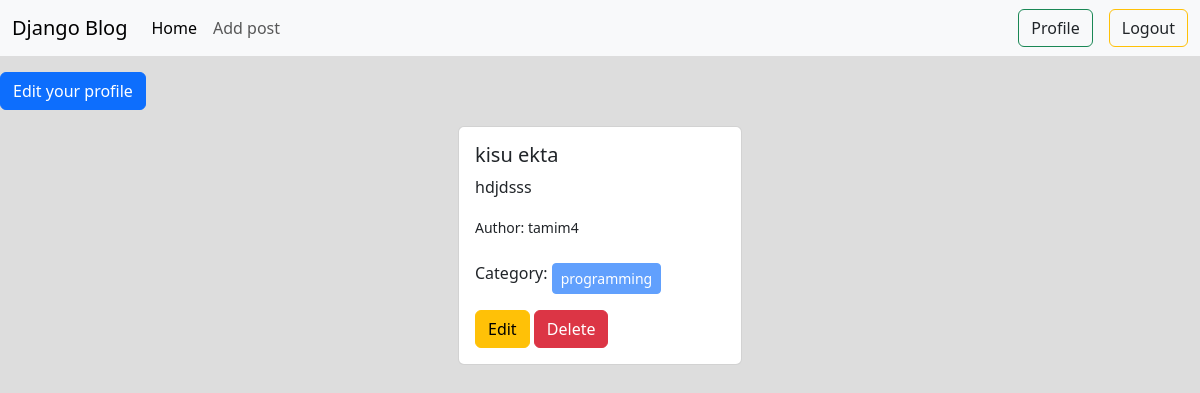
Screenshot of /author/profile/ (signed in) with the database file from the repository.
### posts/models.py (models this page shows, shortened)
class Post(models.Model):
    title = models.CharField(max_length=50)
    content = models.TextField()
    category = models.ManyToManyField(Category) # ekta post multiple categorir moddehe thake pare aber ekta categorir moddhe multiple post thakte pare
    author = models.ForeignKey(User,on_delete=models.CASCADE) # many to one er jonno foreign key and cascade means author delete hole post o delete hobe

### categories/models.py (models this page shows, shortened)
class Category(models.Model):
    name = models.CharField(max_length=100)
    slug = models.SlugField(max_length=100,unique=True,null=True,blank=True)

### authors/views.py (the view)
# urls.py: path('profile/',views.user_profile, name = 'profile'),
@login_required
def user_profile(request):
    post = Post.objects.filter(author = request.user)
    return render(request,'profile.html',{'data': post})

### authors/templates/profile.html
{% extends 'base.html' %}
{% block content %}
<div>
    <a class="btn btn-primary mt-3" href="{% url 'update_profile' %}">Edit your profile</a>
</div>
<div class="d-flex flex-wrap justify-content-center pt-3">
    {% for post in data %}
    <div class="col-sm-3">
      <div class="card mx-2">
        <div class="card-body">
          <h5 class="card-title">{{post.title}}</h5>
          <p class="card-text">
            {{post.content}}
          </p>
          <p><small>Author: {{post.author}}</small></p>
          <p> Category:
            {% for cat in post.category.all %}
            <button class="btn btn-primary btn-sm mt-2" disabled>{{cat.name}}</button>
            {% endfor %}
          </p>
          <a href="{% url 'edit_post' post.id %}" class="btn btn-warning">Edit</a>
          <a href="{% url 'delete_post' post.id %}" class="btn btn-danger">Delete</a>
        </div>
      </div>
    </div>
    {% endfor %}
  </div>
{% endblock %}

### rows the page displays
Post: title "kisu ekta", content "hdjdsss", author "tamim4"
Category: name "programming"
